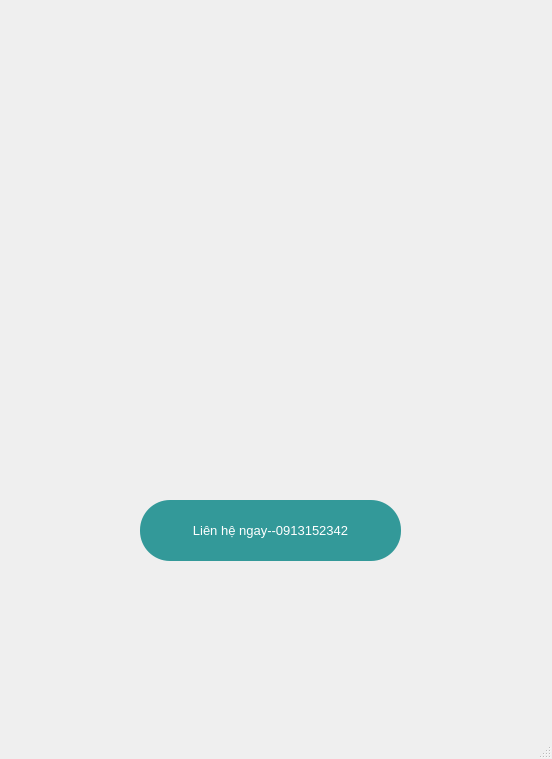
<?xml version="1.0" encoding="UTF-8"?>
<ui version="4.0">
 <class>MainWindow</class>
 <widget class="QMainWindow" name="MainWindow">
  <property name="geometry">
   <rect>
    <x>0</x>
    <y>0</y>
    <width>552</width>
    <height>759</height>
   </rect>
  </property>
  <property name="windowTitle">
   <string>MainWindow</string>
  </property>
  <widget class="QWidget" name="centralwidget">
   <widget class="QLabel" name="label">
    <property name="geometry">
     <rect>
      <x>0</x>
      <y>0</y>
      <width>551</width>
      <height>711</height>
     </rect>
    </property>
    <property name="text">
     <string/>
    </property>
    <property name="pixmap">
     <pixmap>../../../../Downloads/Green Water color Page Border A3 Poster (25).png</pixmap>
    </property>
    <property name="scaledContents">
     <bool>true</bool>
    </property>
   </widget>
   <widget class="QPushButton" name="btnComeback">
    <property name="geometry">
     <rect>
      <x>140</x>
      <y>500</y>
      <width>261</width>
      <height>61</height>
     </rect>
    </property>
    <property name="font">
     <font>
      <pointsize>10</pointsize>
     </font>
    </property>
    <property name="styleSheet">
     <string notr="true">background-color:#339999;
color:white;
border-radius:30</string>
    </property>
    <property name="text">
     <string>Liên hệ ngay--0913152342</string>
    </property>
   </widget>
  </widget>
  <widget class="QMenuBar" name="menubar">
   <property name="geometry">
    <rect>
     <x>0</x>
     <y>0</y>
     <width>552</width>
     <height>26</height>
    </rect>
   </property>
  </widget>
  <widget class="QStatusBar" name="statusbar"/>
 </widget>
 <resources/>
 <connections/>
</ui>
